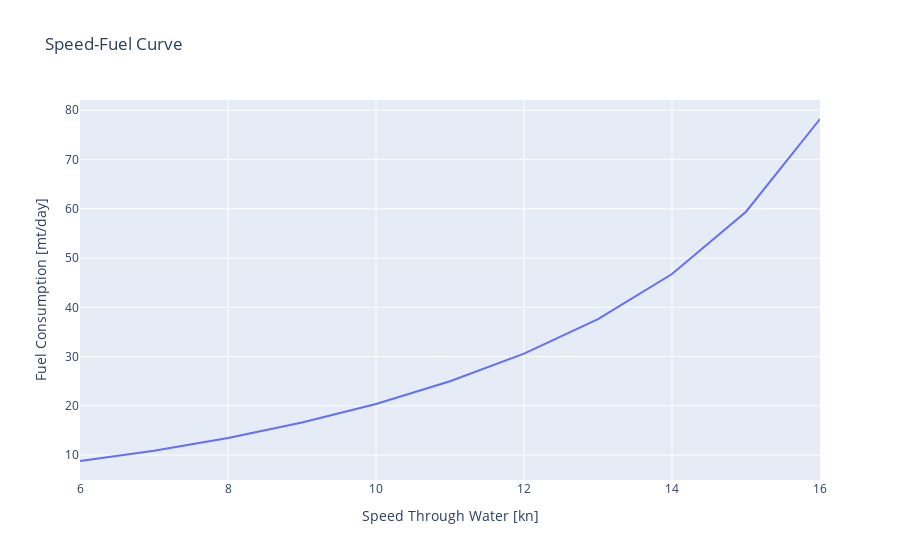

The notebook cell saved with this chart:
### Markdown cell above
# Speed-Fuel Curve

Finally, to make things more tangible we can use the Plotly library to visualize our table as a speed-fuel curve.

### Code cell
import plotly.express as px

fig = px.line(df, x="stw", y="me_fo_consumption", title='Speed-Fuel Curve')
fig.update_layout(xaxis_title='Speed Through Water [kn]',
                   yaxis_title='Fuel Consumption [mt/day]')
fig.show()

### Figure 1 — Plotly figure (JSON) as saved in the notebook; plotly's stock layout.template omitted (floating-point values rounded to 4 significant figures)
{"data": [{"hovertemplate": "stw=%{x}<br>me_fo_consumption=%{y}<extra></extra>", "legendgroup": "", "line": {"color": "#636efa", "dash": "solid"}, "marker": {"symbol": "circle"}, "mode": "lines", "name": "", "orientation": "v", "showlegend": false, "type": "scatter", "x": [6, 7, 8, 9, 10, 11, 12, 13, 14, 15, 16], "xaxis": "x", "y": [8.798, 10.9, 13.47, 16.6, 20.39, 24.98, 30.59, 37.61, 46.75, 59.41, 78.23], "yaxis": "y"}], "layout": {"legend": {"tracegroupgap": 0}, "title": {"text": "Speed-Fuel Curve"}, "xaxis": {"anchor": "y", "domain": [0, 1], "title": {"text": "Speed Through Water [kn]"}}, "yaxis": {"anchor": "x", "domain": [0, 1], "title": {"text": "Fuel Consumption [mt/day]"}}}}
